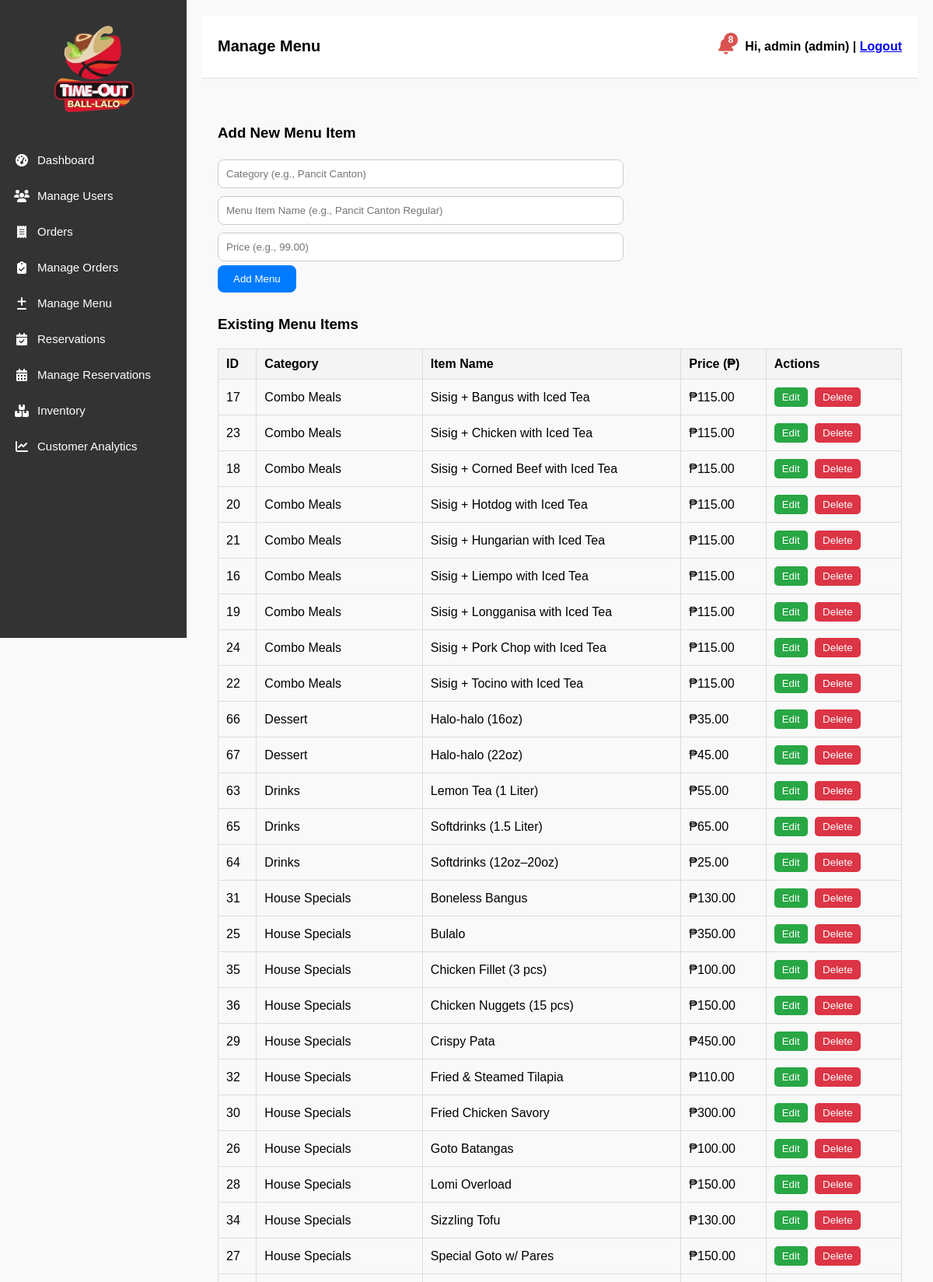
/pages/manage_menu.php (signed in, upper part), run on the app's committed database.
### tables this page shows
CREATE TABLE menu_items (
  id INTEGER PRIMARY KEY AUTOINCREMENT,
  item_name TEXT NOT NULL,
  price REAL NOT NULL,
  category TEXT NOT NULL,
  stock INTEGER NOT NULL DEFAULT 0,
  available INTEGER NOT NULL DEFAULT 1
);

### demo/db_sqlite.php (called while the page is built, shortened)
<?php
class DemoResult
{
    public $num_rows = 0;
    private $rows;
    private $i = 0;
    public function __construct(array $rows)
    {
        $this->rows = $rows;
        $this->num_rows = count($rows);
    }
    public function fetch_assoc() { return $this->i < $this->num_rows ? $this->rows[$this->i++] : null; }
    public function fetch_array($mode = MYSQLI_BOTH)
    {
        $r = $this->fetch_assoc();
        if ($r === null || $mode === MYSQLI_ASSOC) return $r;
        $n = array_values($r);
        return $mode === MYSQLI_NUM ? $n : $r + $n;
    }
    public function fetch_all($mode = MYSQLI_NUM)
    {
        $out = [];
        while (($r = $this->fetch_array($mode)) !== null) $out[] = $r;
        return $out;
    }
}
class DemoMysqli
{
    private $db;
    public function __construct(string $path)
    {
        $this->db = new SQLite3($path);
        $this->db->busyTimeout(3000);
        $this->db->exec('PRAGMA foreign_keys = ON');
        $this->db->createFunction('NOW', fn() => date('Y-m-d H:i:s'), 0);
        $this->db->createFunction('CURDATE', fn() => date('Y-m-d'), 0);
        $this->db->createFunction('CURTIME', fn() => date('H:i:s'), 0);
        $this->db->createFunction('DAY', fn($d) => $d === null ? null : (int) date('j', strtotime($d)), 1);
        $this->db->createFunction('MONTH', fn($d) => $d === null ? null : (int) date('n', strtotime($d)), 1);
        $this->db->createFunction('YEAR', fn($d) => $d === null ? null : (int) date('Y', strtotime($d)), 1);
        $this->db->createFunction('CONCAT', fn(...$a) => in_array(null, $a, true) ? null : implode('', $a), -1);
    }
    public function sqlite() { return $this->db; }
    public function query($sql)
    {
        $res = @$this->db->query($sql);
        $rows = [];
        while (($r = $res->fetchArray(SQLITE3_ASSOC)) !== false) $rows[] = $r;
        return new DemoResult($rows);
    }
}
function demo_db(): DemoMysqli
{
    $dir = is_dir('/persist') && is_writable('/persist') ? '/persist/ballalo-demo' : sys_get_temp_dir() . '/ballalo-demo';
    $path = $dir . '/restaurant.sqlite';
    $fresh = !file_exists($path);
    $conn = new DemoMysqli($path);
    if ($fresh) {
        $db = $conn->sqlite();
        $anchor = $db->querySingle("SELECT value FROM demo_meta WHERE key = 'anchor_date'");
        $shift = (int) round((strtotime(date('Y-m-d')) - strtotime($anchor)) / 86400);
        if ($shift !== 0) {
            $s = ($shift > 0 ? '+' : '') . $shift . ' days';
            $db->exec("UPDATE orders SET order_date = datetime(order_date, '$s')");
            $db->exec("UPDATE reservations SET reservation_date = date(reservation_date, '$s'), created_at = datetime(created_at, '$s')");
        }
        $hash = password_hash('demo1234', PASSWORD_DEFAULT);
        $st = $db->prepare("UPDATE users SET password = :h WHERE password = '__DEMO__'");
        $st->bindValue(':h', $hash, SQLITE3_TEXT);
        $st->execute();
    }
    return $conn;
}

### config/db.php (called while the page is built)
<?php
require_once __DIR__ . '/../demo/db_sqlite.php';
$conn = demo_db();

### pages/manage_menu.php (the view, shortened to what this page needs)
<?php
include '../config/db.php';
$menu_items = [];
$result = $conn->query("SELECT * FROM menu_items ORDER BY category, item_name");
if ($result && $result->num_rows > 0) {
    $menu_items = $result->fetch_all(MYSQLI_ASSOC);
}
?>
<!DOCTYPE html>
<html lang="en">
<head>
    <link rel="stylesheet" href="../assets/css/sidebar.css">
    <link rel="stylesheet" href="../assets/css/dashboard.css">
    <link rel="stylesheet" href="https://cdnjs.cloudflare.com/ajax/libs/font-awesome/6.5.0/css/all.min.css">
</head>
<body>
    <?php include '../includes/sidebar.php'; ?>
    <div class="main">
        <?php include '../includes/header.php'; ?>
        <div class="content">
            <form method="POST" class="add-menu">
                <h3>Add New Menu Item</h3>
                <input type="text" name="category" placeholder="Category (e.g., Pancit Canton)" required>
                <input type="text" name="item_name" placeholder="Menu Item Name (e.g., Pancit Canton Regular)" required>
                <input type="number" name="price" step="0.01" placeholder="Price (e.g., 99.00)" required>
                <button type="submit" name="add_menu">Add Menu</button>
            </form>
            <h3>Existing Menu Items</h3>
            <?php if (count($menu_items) > 0): ?>
                <table class="menu-table">
                    <thead>
                        <tr>
                            <th>ID</th>
                            <th>Category</th>
                            <th>Item Name</th>
                            <th>Price (₱)</th>
                            <th>Actions</th>
                        </tr>
                    </thead>
                    <tbody>
                        <?php foreach ($menu_items as $item): ?>
                            <tr id="row-<?= $item['id'] ?>">
                                <td><?= $item['id'] ?></td>
                                <td class="cat"><?= htmlspecialchars($item['category']) ?></td>
                                <td class="name"><?= htmlspecialchars($item['item_name']) ?></td>
                                <td class="price">₱<?= number_format($item['price'], 2) ?></td>
                                <td class="actions">
                                    <button class="edit" onclick="editItem(<?= $item['id'] ?>)">Edit</button>
                                    <a href="?delete=<?= $item['id'] ?>" onclick="return confirm('Delete this item?')">
                                        <button type="button" class="delete">Delete</button>
                                    </a>
                                </td>
                            </tr>
                        <?php endforeach; ?>
                    </tbody>
                </table>
            <?php else: ?>
                <p>No menu items found.</p>
            <?php endif; ?>
        </div>
    </div>
</body>
</html>

### assets/css/sidebar.css (style rules this page uses)
.main { margin-left: 60px; padding: 20px; transition: margin-left 0.3s ease; }

### assets/css/dashboard.css (style rules this page uses)
body { margin: 0; font-family: Arial, sans-serif; background: #f9f9f9; }
.main { margin-left: 60px; padding: 20px; transition: margin-left 0.3s ease; }
.content { margin-top: 20px; }

### pages/manage_menu.php (style rules this page uses)
.content { padding: 20px; }
form.add-menu, form.edit-menu { max-width: 500px; margin-bottom: 30px; }
form.add-menu input, form.edit-menu input { width: 100%; padding: 10px; margin: 5px 0; border-radius: 8px; border: 1px solid #ccc; }
form.add-menu button, form.edit-menu button { background-color: #007bff; color: #fff; padding: 10px 20px; border: none; border-radius: 8px; cursor: pointer; }
.menu-table { border-collapse: collapse; width: 100%; margin-top: 20px; }
.menu-table th, .menu-table td { border: 1px solid #ddd; padding: 10px; text-align: left; }
.menu-table th { background: #f4f4f4; }
.actions button { margin-right: 5px; padding: 5px 10px; border: none; border-radius: 5px; cursor: pointer; }
.actions .edit { background: #28a745; color: white; }
.actions .delete { background: #dc3545; color: white; }

### data on the page
menu_items: id "17", category "Combo Meals", item_name "Sisig + Bangus with Iced Tea", price "115.00"
menu_items: id "23", category "Combo Meals", item_name "Sisig + Chicken with Iced Tea", price "115.00"
menu_items: id "18", category "Combo Meals", item_name "Sisig + Corned Beef with Iced Tea", price "115.00"
menu_items: id "20", category "Combo Meals", item_name "Sisig + Hotdog with Iced Tea", price "115.00"
menu_items: id "21", category "Combo Meals", item_name "Sisig + Hungarian with Iced Tea", price "115.00"
menu_items: id "16", category "Combo Meals", item_name "Sisig + Liempo with Iced Tea", price "115.00"
menu_items: id "19", category "Combo Meals", item_name "Sisig + Longganisa with Iced Tea", price "115.00"
menu_items: id "24", category "Combo Meals", item_name "Sisig + Pork Chop with Iced Tea", price "115.00"
menu_items: id "22", category "Combo Meals", item_name "Sisig + Tocino with Iced Tea", price "115.00"
menu_items: id "66", category "Dessert", item_name "Halo-halo (16oz)", price "35.00"
menu_items: id "67", category "Dessert", item_name "Halo-halo (22oz)", price "45.00"
menu_items: id "63", category "Drinks", item_name "Lemon Tea (1 Liter)", price "55.00"
menu_items: id "65", category "Drinks", item_name "Softdrinks (1.5 Liter)", price "65.00"
menu_items: id "64", category "Drinks", item_name "Softdrinks (12oz–20oz)", price "25.00"
menu_items: id "31", category "House Specials", item_name "Boneless Bangus", price "130.00"
menu_items: id "25", category "House Specials", item_name "Bulalo", price "350.00"
menu_items: id "35", category "House Specials", item_name "Chicken Fillet (3 pcs)", price "100.00"
menu_items: id "36", category "House Specials", item_name "Chicken Nuggets (15 pcs)", price "150.00"
menu_items: id "29", category "House Specials", item_name "Crispy Pata", price "450.00"
menu_items: id "32", category "House Specials", item_name "Fried & Steamed Tilapia", price "110.00"
menu_items: id "30", category "House Specials", item_name "Fried Chicken Savory", price "300.00"
menu_items: id "26", category "House Specials", item_name "Goto Batangas", price "100.00"
menu_items: id "28", category "House Specials", item_name "Lomi Overload", price "150.00"
menu_items: id "34", category "House Specials", item_name "Sizzling Tofu", price "130.00"
menu_items: id "27", category "House Specials", item_name "Special Goto w/ Pares", price "150.00"

### other printed values
$pageTitle "Manage Menu"
$lowStockCount "8"
$activeUser['username'] "admin"
$activeUser['role'] "admin"
